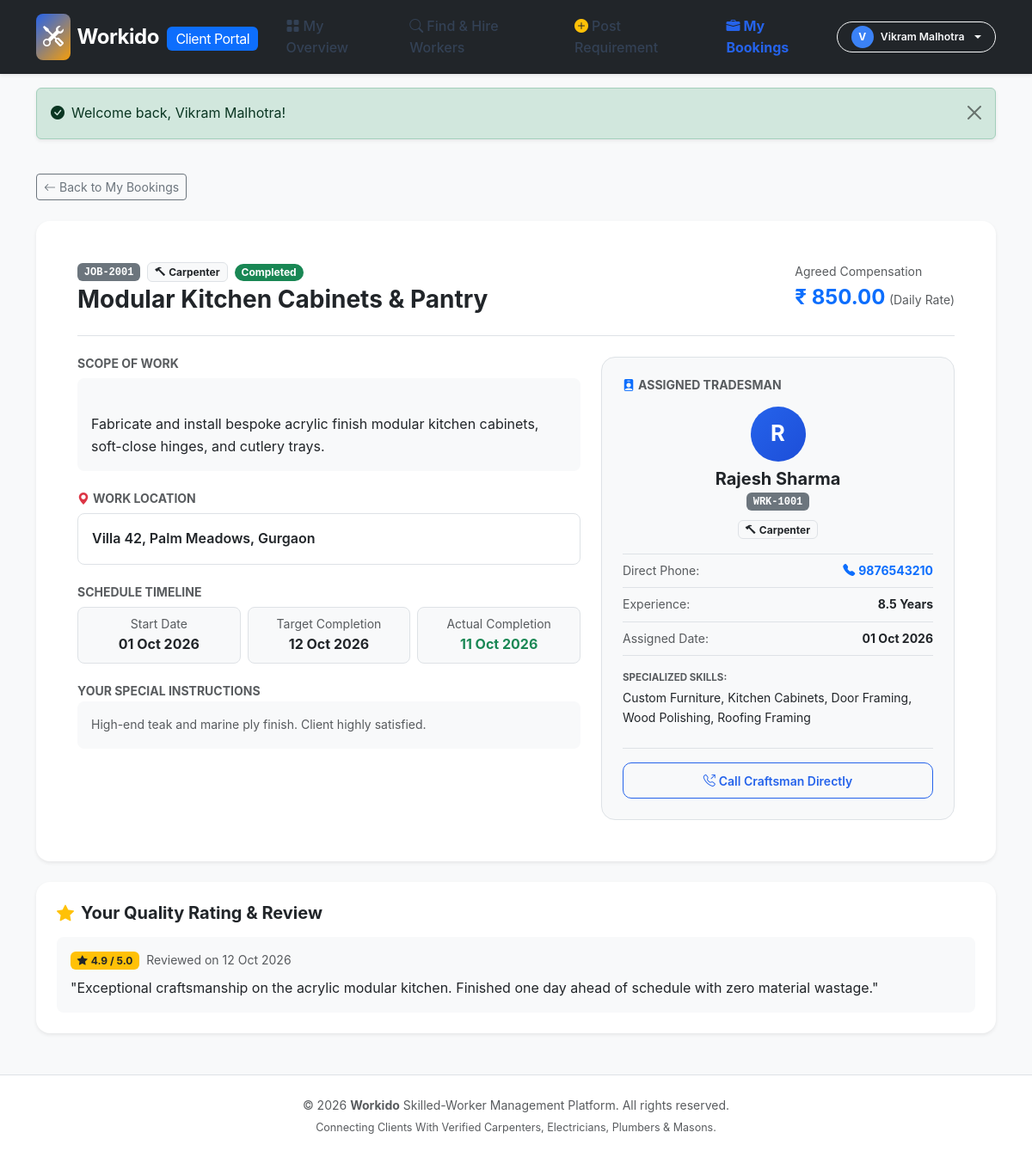
/customer/view_job.php?id=1 (signed in), run on the app's committed database.
### tables this page shows
CREATE TABLE `jobs` (
  `id` INT AUTO_INCREMENT PRIMARY KEY,
  `job_code` VARCHAR(20) NOT NULL UNIQUE,
  `title` VARCHAR(150) NOT NULL,
  `category` ENUM('Carpenter', 'Electrician', 'Plumber', 'Mason') NOT NULL,
  `description` TEXT NOT NULL,
  `location` VARCHAR(255) NOT NULL,
  `start_date` DATE NOT NULL,
  `expected_completion_date` DATE NOT NULL,
  `actual_completion_date` DATE NULL,
  `payment_type` ENUM('Daily Rate', 'Fixed Price') NOT NULL DEFAULT 'Daily Rate',
  `agreed_wage` DECIMAL(10,2) NOT NULL DEFAULT 0.00,
  `status` ENUM('Pending', 'Assigned', 'In Progress', 'Completed', 'Cancelled') NOT NULL DEFAULT 'Pending',
  `client_name` VARCHAR(100) NULL,
  `client_contact` VARCHAR(30) NULL,
  `customer_id` INT NULL,
  `notes` TEXT NULL,
  `created_by` INT NULL,
  `created_at` DATETIME NOT NULL DEFAULT CURRENT_TIMESTAMP,
  `updated_at` DATETIME NOT NULL DEFAULT CURRENT_TIMESTAMP ON UPDATE CURRENT_TIMESTAMP,
  INDEX `idx_job_status` (`status`),
  INDEX `idx_job_category` (`category`),
  INDEX `idx_job_code` (`job_code`),
  INDEX `idx_job_customer` (`customer_id`),
  CONSTRAINT `fk_jobs_customer` FOREIGN KEY (`customer_id`) REFERENCES `users` (`id`) ON DELETE SET NULL,
  CONSTRAINT `fk_jobs_creator` FOREIGN KEY (`created_by`) REFERENCES `users` (`id`) ON DELETE SET NULL
);

CREATE TABLE `job_assignments` (
  `id` INT AUTO_INCREMENT PRIMARY KEY,
  `job_id` INT NOT NULL,
  `worker_id` INT NOT NULL,
  `assignment_date` DATE NOT NULL,
  `assigned_by` INT NULL,
  `assignment_notes` TEXT NULL,
  `assignment_status` ENUM('Assigned', 'In Progress', 'Completed', 'Cancelled') NOT NULL DEFAULT 'Assigned',
  `created_at` DATETIME NOT NULL DEFAULT CURRENT_TIMESTAMP,
  `updated_at` DATETIME NOT NULL DEFAULT CURRENT_TIMESTAMP ON UPDATE CURRENT_TIMESTAMP,
  INDEX `idx_assign_job` (`job_id`),
  INDEX `idx_assign_worker` (`worker_id`),
  CONSTRAINT `fk_assignment_job` FOREIGN KEY (`job_id`) REFERENCES `jobs` (`id`) ON DELETE CASCADE,
  CONSTRAINT `fk_assignment_worker` FOREIGN KEY (`worker_id`) REFERENCES `workers` (`id`) ON DELETE CASCADE,
  CONSTRAINT `fk_assignment_user` FOREIGN KEY (`assigned_by`) REFERENCES `users` (`id`) ON DELETE SET NULL
);

CREATE TABLE `workers` (
  `id` INT AUTO_INCREMENT PRIMARY KEY,
  `worker_code` VARCHAR(20) NOT NULL UNIQUE,
  `full_name` VARCHAR(100) NOT NULL,
  `mobile_number` VARCHAR(20) NOT NULL,
  `email` VARCHAR(100) NULL,
  `address` TEXT NOT NULL,
  `category` ENUM('Carpenter', 'Electrician', 'Plumber', 'Mason') NOT NULL,
  `skills` TEXT NOT NULL,
  `experience_years` DECIMAL(4,1) NOT NULL DEFAULT 0.0,
  `daily_wage` DECIMAL(10,2) NOT NULL DEFAULT 0.00,
  `availability_status` ENUM('Available', 'Assigned', 'On Leave', 'Inactive') NOT NULL DEFAULT 'Available',
  `joining_date` DATE NOT NULL,
  `additional_details` TEXT NULL,
  `created_at` DATETIME NOT NULL DEFAULT CURRENT_TIMESTAMP,
  `updated_at` DATETIME NOT NULL DEFAULT CURRENT_TIMESTAMP ON UPDATE CURRENT_TIMESTAMP,
  INDEX `idx_worker_category` (`category`),
  INDEX `idx_worker_status` (`availability_status`),
  INDEX `idx_worker_code` (`worker_code`)
);

CREATE TABLE `performance_records` (
  `id` INT AUTO_INCREMENT PRIMARY KEY,
  `worker_id` INT NOT NULL,
  `job_id` INT NULL,
  `rating` DECIMAL(2,1) NOT NULL DEFAULT 5.0,
  `punctuality_rating` INT NOT NULL DEFAULT 5,
  `quality_rating` INT NOT NULL DEFAULT 5,
  `safety_rating` INT NOT NULL DEFAULT 5,
  `remarks` TEXT NOT NULL,
  `admin_feedback` TEXT NULL,
  `recorded_by` INT NULL,
  `review_date` DATE NOT NULL,
  `created_at` DATETIME NOT NULL DEFAULT CURRENT_TIMESTAMP,
  INDEX `idx_perf_worker` (`worker_id`),
  INDEX `idx_perf_job` (`job_id`),
  CONSTRAINT `fk_perf_worker` FOREIGN KEY (`worker_id`) REFERENCES `workers` (`id`) ON DELETE CASCADE,
  CONSTRAINT `fk_perf_job` FOREIGN KEY (`job_id`) REFERENCES `jobs` (`id`) ON DELETE SET NULL,
  CONSTRAINT `fk_perf_user` FOREIGN KEY (`recorded_by`) REFERENCES `users` (`id`) ON DELETE SET NULL
);

### customer/view_job.php (the view, shortened to what this page needs)
<?php
require_once __DIR__ . '/../includes/customer_header.php';
$pdo = getDBConnection();
$customerId = $user['id'];
$jobId = (int)($_GET['id'] ?? 0);
$stmt = $pdo->prepare("SELECT * FROM jobs WHERE id = ? AND customer_id = ? LIMIT 1");
$stmt->execute([$jobId, $customerId]);
$job = $stmt->fetch();
$assignStmt = $pdo->prepare("
    SELECT ja.*, w.id as worker_id, w.full_name as worker_name, w.worker_code, w.mobile_number as worker_phone,
           w.category as worker_category, w.daily_wage as worker_daily_wage, w.skills as worker_skills,
           w.experience_years as worker_exp, w.availability_status
    FROM job_assignments ja
    JOIN workers w ON ja.worker_id = w.id
    WHERE ja.job_id = ?
    ORDER BY ja.id DESC LIMIT 1
");
$assignStmt->execute([$jobId]);
$assignedWorker = $assignStmt->fetch();
$revStmt = $pdo->prepare("SELECT * FROM performance_records WHERE job_id = ? LIMIT 1");
$revStmt->execute([$jobId]);
$existingReview = $revStmt->fetch();
?>
<div class="d-flex justify-content-between align-items-center mb-4">
    <a href="<?= getBaseUrl('customer/my_jobs.php') ?>" class="btn btn-outline-secondary btn-sm">
        <i class="bi bi-arrow-left me-1"></i>Back to My Bookings
    </a>
</div>
<div class="card border-0 shadow-sm rounded-4 p-4 p-md-5 bg-white mb-4">
    <div class="d-flex flex-column flex-md-row justify-content-between align-items-start align-items-md-center gap-3 border-bottom pb-4 mb-4">
        <div>
            <div class="d-flex align-items-center gap-2 mb-1">
                <span class="badge bg-secondary font-monospace"><?= e($job['job_code']) ?></span>
                <?= getCategoryBadge($job['category']) ?>
                <?= getJobStatusBadge($job['status']) ?>
            </div>
            <h3 class="fw-bold mb-0 text-dark"><?= e($job['title']) ?></h3>
        </div>
        <div>
            <span class="text-muted small d-block">Agreed Compensation</span>
            <span class="fw-bold fs-4 text-primary"><?= formatCurrency($job['agreed_wage']) ?></span>
            <small class="text-muted">(<?= e($job['payment_type']) ?>)</small>
        </div>
    </div>
    <div class="row g-4">
        <div class="col-lg-7">
            <div class="mb-4">
                <h6 class="fw-bold text-uppercase text-muted small mb-2">Scope of Work</h6>
                <div class="p-3 bg-light rounded-3 text-dark" style="white-space: pre-line;">
                    <?= e($job['description']) ?>
                </div>
            </div>
            <div class="mb-4">
                <h6 class="fw-bold text-uppercase text-muted small mb-2"><i class="bi bi-geo-alt-fill text-danger me-1"></i>Work Location</h6>
                <div class="p-3 border rounded-3 bg-white">
                    <span class="fw-semibold text-dark"><?= e($job['location']) ?></span>
                </div>
            </div>
            <div class="mb-4">
                <h6 class="fw-bold text-uppercase text-muted small mb-2">Schedule Timeline</h6>
                <div class="row g-2 text-center">
                    <div class="col-4">
                        <div class="p-2 border rounded-3 bg-light">
                            <small class="text-muted d-block">Start Date</small>
                            <strong class="text-dark"><?= formatDate($job['start_date']) ?></strong>
                        </div>
                    </div>
                    <div class="col-4">
                        <div class="p-2 border rounded-3 bg-light">
                            <small class="text-muted d-block">Target Completion</small>
                            <strong class="text-dark"><?= formatDate($job['expected_completion_date']) ?></strong>
                        </div>
                    </div>
                    <div class="col-4">
                        <div class="p-2 border rounded-3 bg-light">
                            <small class="text-muted d-block">Actual Completion</small>
                            <strong class="<?= $job['actual_completion_date'] ? 'text-success' : 'text-muted' ?>">
                                <?= formatDate($job['actual_completion_date']) ?>
                            </strong>
                        </div>
                    </div>
                </div>
            </div>
            <?php if ($job['notes']): ?>
                <div>
                    <h6 class="fw-bold text-uppercase text-muted small mb-1">Your Special Instructions</h6>
                    <p class="text-muted small bg-light p-3 rounded-3"><?= e($job['notes']) ?></p>
                </div>
            <?php endif; ?>
        </div>
        <div class="col-lg-5">
            <div class="card border rounded-4 p-4 bg-light h-100">
                <h6 class="fw-bold text-uppercase text-muted small mb-3">
                    <i class="bi bi-person-badge-fill text-primary me-1"></i>Assigned Tradesman
                </h6>
                <?php if ($assignedWorker): ?>
                    <div class="text-center mb-3">
                        <div class="user-avatar mx-auto mb-2" style="width: 64px; height: 64px; font-size: 1.6rem; background: linear-gradient(135deg, #2563eb, #1d4ed8);">
                            <?= strtoupper(substr($assignedWorker['worker_name'], 0, 1)) ?>
                        </div>
                        <h5 class="fw-bold mb-0 text-dark"><?= e($assignedWorker['worker_name']) ?></h5>
                        <span class="badge bg-secondary font-monospace small"><?= e($assignedWorker['worker_code']) ?></span>
                        <div class="mt-2">
                            <?= getCategoryBadge($assignedWorker['worker_category']) ?>
                        </div>
                    </div>
                    <ul class="list-group list-group-flush small bg-transparent mb-3">
                        <li class="list-group-item bg-transparent px-0 d-flex justify-content-between">
                            <span class="text-muted">Direct Phone:</span>
                            <strong class="text-primary"><i class="bi bi-telephone-fill me-1"></i><?= e($assignedWorker['worker_phone']) ?></strong>
                        </li>
                        <li class="list-group-item bg-transparent px-0 d-flex justify-content-between">
                            <span class="text-muted">Experience:</span>
                            <strong><?= e($assignedWorker['worker_exp']) ?> Years</strong>
                        </li>
                        <li class="list-group-item bg-transparent px-0 d-flex justify-content-between">
                            <span class="text-muted">Assigned Date:</span>
                            <strong><?= formatDate($assignedWorker['assignment_date']) ?></strong>
                        </li>
                    </ul>
                    <div>
                        <small class="text-muted fw-bold text-uppercase d-block mb-1" style="font-size: 0.72rem;">Specialized Skills:</small>
                        <p class="small text-dark mb-0"><?= e($assignedWorker['worker_skills']) ?></p>
                    </div>
                    <div class="mt-4 pt-3 border-top text-center">
                        <a href="tel:<?= e($assignedWorker['worker_phone']) ?>" class="btn btn-outline-primary btn-sm w-100">
                            <i class="bi bi-telephone-outbound me-1"></i>Call Craftsman Directly
                        </a>
                    </div>
                <?php endif; ?>
            </div>
        </div>
    </div>
</div>
<?php if ($existingReview): ?>
    <div class="card border-0 shadow-sm rounded-4 p-4 bg-white mb-4">
        <h5 class="fw-bold mb-3 text-dark"><i class="bi bi-star-fill text-warning me-2"></i>Your Quality Rating & Review</h5>
        <div class="p-3 bg-light rounded-3">
            <div class="d-flex align-items-center gap-2 mb-2">
                <span class="badge bg-warning text-dark fw-bold">
                    <i class="bi bi-star-fill me-1"></i><?= number_format((float)$existingReview['rating'], 1) ?> / 5.0
                </span>
                <small class="text-muted">Reviewed on <?= formatDate($existingReview['review_date']) ?></small>
            </div>
            <p class="mb-0 text-dark">"<?= e($existingReview['remarks']) ?>"</p>
        </div>
    </div>
<?php endif; ?>
<?php include __DIR__ . '/../includes/customer_footer.php'; ?>

### config/functions.php (shortened to what this page needs)
<?php
function e(?string $string): string {
    return htmlspecialchars((string)($string ?? ''), ENT_QUOTES, 'UTF-8');
}
function getFlash(): ?array {
    if (isset($_SESSION['flash'])) {
        $flash = $_SESSION['flash'];
        return $flash;
    }
    return null;
}
function renderFlash(): string {
    $flash = getFlash();
    $type = e($flash['type']);
    $message = e($flash['message']);
    $icon = match($flash['type']) {
        'success' => '<i class="bi bi-check-circle-fill me-2"></i>',
        'danger'  => '<i class="bi bi-exclamation-triangle-fill me-2"></i>',
        'warning' => '<i class="bi bi-exclamation-circle-fill me-2"></i>',
        default   => '<i class="bi bi-info-circle-fill me-2"></i>',
    };
    return '<div class="alert alert-' . $type . ' alert-dismissible fade show shadow-sm" role="alert">
                ' . $icon . '<span>' . $message . '</span>
                <button type="button" class="btn-close" data-bs-dismiss="alert" aria-label="Close"></button>
            </div>';
}
function getBaseUrl(string $path = ''): string {
    $scriptDir = dirname($_SERVER['SCRIPT_NAME']);
    $scriptDir = str_replace('\\', '/', $scriptDir);
    if (str_ends_with($scriptDir, '/admin') || str_ends_with($scriptDir, '/customer') || str_ends_with($scriptDir, '/includes') || str_ends_with($scriptDir, '/config')) {
        $base = dirname($scriptDir);
    } else {
        $base = $scriptDir;
    }
    $base = rtrim($base, '/');
    $cleanPath = ltrim($path, '/');
    return ($base ? $base : '') . ($cleanPath ? '/' . $cleanPath : '');
}
function formatCurrency($amount): string {
    $num = is_numeric($amount) ? (float)$amount : 0.00;
    return '₹ ' . number_format($num, 2);
}
function formatDate(?string $dateStr, string $format = 'd M Y'): string {
    try {
        $dt = new DateTime($dateStr);
        return $dt->format($format);
    } catch (Exception $e) {
        return '—';
    }
}
function getJobStatusBadge(string $status): string {
    $badgeClass = match ($status) {
        'Pending'     => 'bg-warning text-dark',
        'Assigned'    => 'bg-info text-dark',
        'In Progress' => 'bg-primary text-white',
        'Completed'   => 'bg-success text-white',
        'Cancelled'   => 'bg-danger text-white',
        default       => 'bg-secondary text-white'
    };
    return '<span class="badge ' . $badgeClass . ' px-2 py-1 rounded-pill">' . e($status) . '</span>';
}
function getCategoryBadge(string $category): string {
    $icon = match ($category) {
        'Carpenter'   => '<i class="bi bi-hammer me-1 text-amber"></i>',
        'Electrician' => '<i class="bi bi-lightning-charge-fill me-1 text-warning"></i>',
        'Plumber'     => '<i class="bi bi-droplet-fill me-1 text-primary"></i>',
        'Mason'       => '<i class="bi bi-bricks me-1 text-danger"></i>',
        default       => '<i class="bi bi-tools me-1"></i>'
    };
    return '<span class="badge bg-light text-dark border px-2 py-1">' . $icon . e($category) . '</span>';
}

### data on the page
jobs: job_code "JOB-2001", category "Carpenter", status "Completed", title "Modular Kitchen Cabinets & Pantry", agreed_wage "₹ 850.00", payment_type "Daily Rate", description "Fabricate and install bespoke acrylic finish modular kitchen cabinets, soft-close hinges, and cutlery trays.", location "Villa 42, Palm Meadows, Gurgaon", start_date "01 Oct 2026", expected_completion_date "12 Oct 2026", actual_completion_date "11 Oct 2026", notes "High-end teak and marine ply finish. Client highly satisfied."
job_assignments: worker.full_name "R", worker.full_name "Rajesh Sharma", worker.worker_code "WRK-1001", worker.category "Carpenter", worker.mobile_number "9876543210", worker.experience_years "8.5", assignment_date "01 Oct 2026", worker.skills "Custom Furniture, Kitchen Cabinets, Door Framing, Wood Polishing, Roofing Framing"
performance_records: rating "4.9", review_date "12 Oct 2026", remarks "Exceptional craftsmanship on the acrylic modular kitchen. Finished one day ahead of schedule with zero material wastage."

### other printed values
substr($user['full_name'] ?? 'C', 0, 1) "V"
$user['full_name'] "Vikram Malhotra"
$message "Welcome back, Vikram Malhotra!"
